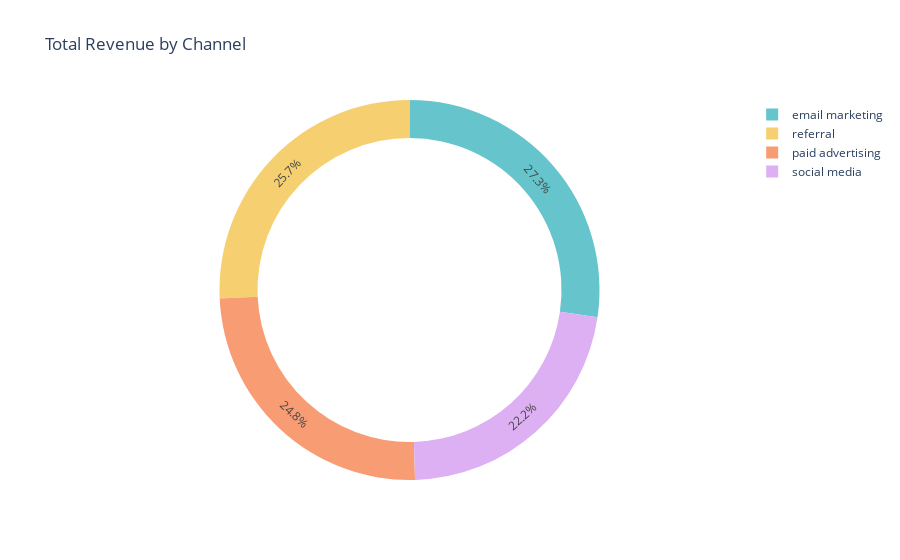

The notebook cell saved with this chart:
### Code cell
fig = px.pie(revenue_by_channel, values='revenue', names='channel', title='Total Revenue by Channel', hole=0.8, color_discrete_sequence= px.colors.qualitative.Pastel)
fig.show()

### Figure 1 — Plotly figure (JSON) as saved in the notebook; plotly's stock layout.template omitted (floating-point values rounded to 4 significant figures)
{"data": [{"domain": {"x": [0, 1], "y": [0, 1]}, "hole": 0.8, "hovertemplate": "channel=%{label}<br>revenue=%{value}<extra></extra>", "labels": ["email marketing", "paid advertising", "referral", "social media"], "legendgroup": "", "name": "", "showlegend": true, "type": "pie", "values": [604706, 548396, 569552, 492667]}], "layout": {"autosize": true, "legend": {"tracegroupgap": 0}, "piecolorway": ["rgb(102, 197, 204)", "rgb(246, 207, 113)", "rgb(248, 156, 116)", "rgb(220, 176, 242)", "rgb(135, 197, 95)", "rgb(158, 185, 243)", "rgb(254, 136, 177)", "rgb(201, 219, 116)", "rgb(139, 224, 164)", "rgb(180, 151, 231)", "rgb(179, 179, 179)"], "title": {"text": "Total Revenue by Channel"}}}
